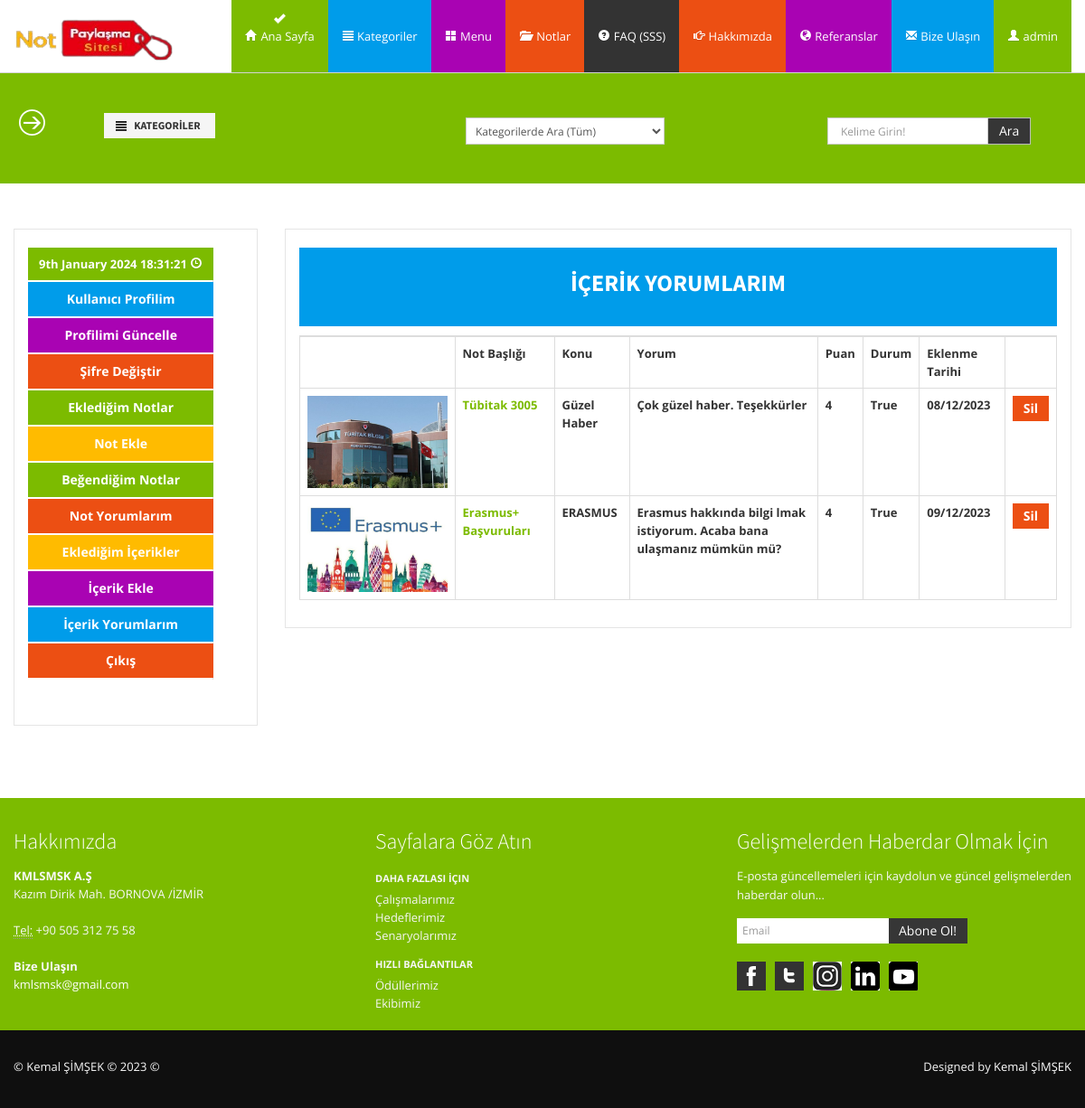
The page /content/comments/ (signed in) on the database its author committed.
### content/models.py (models this page shows, shortened)
class ContentComment(models.Model):
    STATUS=(
        ('New', 'Yeni'),
        ('True', 'Evet'),
        ('False', 'Hayır'),
    )
    content=models.ForeignKey(Content, on_delete=models.CASCADE)
    user=models.ForeignKey(User, on_delete=models.CASCADE)
    subject=models.CharField(max_length=60, blank=True)
    comment=models.TextField(max_length=250, blank=True)
    rate=models.IntegerField(blank=True)
    status=models.CharField(max_length=10, choices=STATUS, default='New')
    ip=models.CharField(blank=True, max_length=20)
    create_at=models.DateTimeField(auto_now_add=True)
    update_at=models.DateTimeField(auto_now=True)

class Content(models.Model):
    TYPE=(
        ('menu', 'menu'),
        ('haber', 'haber'),
        ('duyuru', 'duyuru'),
        ('etkinlik', 'etkinlik'),
    )
    STATUS=(
        ('True', 'Evet'),
        ('False', 'Hayır'),
    )
    user=models.ForeignKey(User, on_delete=models.SET_NULL, null=True)
    menu=models.OneToOneField(Menu, null=True, blank=True, on_delete=models.CASCADE)
    type=models.CharField(max_length=15,choices=TYPE)
    title=models.CharField(max_length=160)
    keywords=models.CharField(blank=True,max_length=255)
    description=models.CharField(blank=True, max_length=255)
    image=models.ImageField(blank=True, null=True, upload_to='images/')
    detail=RichTextUploadingField()
    slug=models.SlugField(null=False, unique=True)
    status=models.CharField(max_length=15, choices=STATUS)
    create_at=models.DateTimeField(auto_now_add=True)
    update_at=models.DateTimeField(auto_now=True)
    def image_tag(self):
        return mark_safe('<img src="{}" height="40"/>'.format(self.image.url))
    image_tag.short_description="Image"

### home/models.py (models this page shows, shortened)
class Settings(models.Model):
    STATUS=(
        ('True', 'Evet'),
        ('False', 'Hayir'),
    )
    title=models.CharField(max_length=200)
    keywords=models.CharField(max_length=255)
    description=models.CharField(max_length=255)
    company=models.CharField(max_length=100)
    address=models.CharField(blank=True,max_length=150)
    googleMap=models.CharField(blank=True, max_length=255)
    phone=models.CharField(blank=True, max_length=20)
    fax=models.CharField(blank=True,max_length=20)
    email=models.CharField(blank=True, max_length=60)
    smtpserver=models.CharField(blank=True,max_length=30)
    smtpemail=models.CharField(blank=True,max_length=30)
    smtppassword=models.CharField(blank=True,max_length=30)
    smtpport=models.CharField(blank=True,max_length=10)
    icon=models.ImageField(blank=True, upload_to='images/')
    facebook=models.CharField(blank=True,max_length=50)
    instagram=models.CharField(blank=True,max_length=50)
    twitter=models.CharField(blank=True,max_length=50)
    youtube=models.CharField(blank=True,max_length=70)
    linkedin=models.CharField(blank=True,max_length=90)
    aboutus=RichTextUploadingField(blank=True)
    contact=RichTextUploadingField(blank=True)
    references=RichTextUploadingField(blank=True)
    status=models.CharField(max_length=10, choices=STATUS)
    create_at=models.DateTimeField(auto_now_add=True)
    update_at=models.DateTimeField(auto_now=True)

### content/views.py (the view)
# urls.py: path('comments/', views.comments, name='comments'),
@login_required(login_url='/login')
def comments(request):
    settings=Settings.objects.get(pk=1)
    menu=Menu.objects.all()
    category=Category.objects.all()
    current_user=request.user
    comments=ContentComment.objects.filter(user_id=current_user.id)
    request.session['contentcomments_item']=ContentComment.objects.filter(user_id=current_user.id).count()
    context= {
        'category': category,
        'comments': comments,
        'settings': settings,
        'menu': menu,
        'current_user': current_user,
    }
    return render(request, 'user_contentcomments.html', context)

### user/templates/user_contentcomments.html (shortened to what this page needs)
{% extends "homebase.html" %}
{% load static %}
{% block content  %}
{% include "head.html" %}
{% include "header.html" %}
{% include "search.html" %}
<section id="maincontent">
    <div class="container">
      <div class="row">
        <div class="span3">
          <aside>
            <div class="widget">
              {% include "user_panel.html" %}
            </div>
          </aside>
        </div>
        <div class="span9">
          <aside>
            <div class="widget">
              <div class="well well-primary">
                <center><b> <h3>İÇERİK YORUMLARIM </b></h3></center>
              </div>
              <table class="table table-bordered">
                <tr>
                  <th> </th>
                  <th> Not Başlığı</th>
                  <th> Konu </th>
                  <th> Yorum </th>
                  <th> Puan </th>
                  <th> Durum </th>
                  <th> Eklenme Tarihi </th>
                  <th>  </th>
                </tr>
                {% for rs in comments %}
                <tr>
                  <th> <a href="/contents/{{rs.content.id}}/{{rs.content.slug}}">
                    <img src="{{rs.content.image.url}}"></a> </th>
                  <th> <a href="/contents/{{rs.content.id}}/{{rs.content.slug}}">
                    {{rs.content.title}} </a> </th>
                  <th>{{rs.subject}} </th>
                  <th> {{rs.comment}}</th>
                  <th> {{rs.rate}}</th>
                  <th> {{rs.status}} </th>
                  <th> {{rs.create_at  |date:"d/m/Y" }}</th>
                  <th>
                    <a href="/content/deletecomment/{{rs.id}}" onclick=" return confirm ('Silmek istediğinden emin misin?')" type="button" class="btn btn-danger"> Sil </button>
                    </th>
                </tr>
                {% endfor %}
              </table>
            </div>
          </aside>
        </div>
      </div>
    </div>
  </section>
  {% endblock content  %}

### home/templates/header.html (shortened to what this page needs)
{% load static %}
<header>
  <div class="navbar navbar-fixed-top">
    <div class="navbar-inner bg-info mx-auto">
      <div class="container">
        <a class="brand logo" href="/">
          <img src="{% static "assets/img/logo.png" %}" width="180"/>
        </a>
        <div>
          <nav>
            <ul class="nav topnav">
              <li class="dropdown bg-info success active">
                <a href="/"><i class="icon-home icon-white"></i> Ana Sayfa</a>
              </li>
              {% load mptt_tags %}
              <li class="dropdown primary">
                <a href="#"><i class="icon-align-justify icon-white"></i> Kategoriler</a>
              </li>
              <li class="dropdown info">
                <a href="#"><i class=" icon-th-large icon-white"></i> Menu</a>
              </li>
              <li class="dropdown danger">
                <a href="#"><i class="icon-folder-open icon-white"></i> Notlar</a>
              </li>
              <li class="dropdown inverse">
                <a href="#"><i class="icon-question-sign icon-white"></i> FAQ (SSS) </a>
              </li>
              <li class="dropdown danger">
                <a href="#"><i class=" icon-hand-right icon-white"></i> Hakkımızda</a>
              </li>
              <li class="dropdown info">
                <a href="#"><i class="icon-globe icon-white"></i> Referanslar</a>
              </li>
              <li class="dropdown primary">
                <a href="#"><i class="icon-envelope icon-white"></i> Bize Ulaşın</a>
              </li>
              <li class="dropdown success">
                {% if user.id is not None %}
                <a href="#"> <i class="icon-user icon-white"> </i>
                   {{user.username}} </a>
                {%endif%}
              </li>
            </ul>
          </nav>
        </div>
      </div>
    </div>
  </div>
</header>

### home/templates/footer.html (shortened to what this page needs)
{% load static %}
 <footer class="footer">
  <div class="container">
    <div class="row">
      <div class="span4">
        <div class="widget">
          <h4>Hakkımızda</h4>
          <address>
        <strong>{{settings.company}} </strong><br>
        {{settings.address}}<br>
        <br>
        <abbr title="Phone">Tel:</abbr> {{settings.phone}}
        </address>
          <address>
        <strong>Bize Ulaşın</strong><br>
        <a href="mailto:{{settings.email}}">{{settings.email}}</a>
        </address>
        </div>
      </div>
      <div class="span4">
        <div class="widget">
          <h4>Sayfalara Göz Atın</h4>
          <ul class="nav nav-list regular">
            <li class="nav-header">Daha Fazlası İçin</li>
            <li><a href="#">Çalışmalarımız</a></li>
            <li><a href="#">Hedeflerimiz</a></li>
            <li><a href="#">Senaryolarımız</a></li>
            <li class="nav-header">Hızlı Bağlantılar</li>
            <li><a href="#">Ödüllerimiz</a></li>
            <li><a href="#">Ekibimiz</a></li>
          </ul>
        </div>
      </div>
      <div class="span4">
        <div class="widget">
          <h4>Gelişmelerden Haberdar Olmak İçin</h4>
          <form class="form-horizontal" action="/curriculumVitae/addlistmail/" method="post">
            <fieldset>
              <p>
                E-posta güncellemeleri için kaydolun ve güncel gelişmelerden haberdar olun...
              </p>
              <div class="input-prepend input-append">
                <input class="span2" id="email" name="email" type="text" placeholder="Email">
                <button class="btn btn-inverse" type="submit">Abone Ol!</button>
              </div>
            </fieldset>
          </form>
          <ul class="social_small">
            <li class="facebook first"><a href="{{settings.facebook}}" title="Facebook">Facebook</a></li>
            <li class="twitt"><a href="{{settings.twitter}}" title="Twitter">Twitter</a></li>
            <li class="googleplus"><a href="{{settings.instagram}}" title="Instagram">Instagram</a></li>
            <li class="flickr"><a href="{{settings.linkedin}}" title="Linkedin">Linkedin</a></li>
            <li class="dribbble"><a href="{{settings.youtube}}" title="Youtube">Youtube</a></li>
          </ul>
        </div>
      </div>
    </div>
  </div>
  <div class="verybottom">
    <div class="container">
      <div class="row">
        <div class="span6">
          <p>&copy; Kemal ŞİMŞEK &copy; 2023 &copy; </p>
        </div>
        <div class="span6">
          <div class="pull-right">
            <div class="credits">
              Designed by <a href="https://www.linkedin.com/in/kmlsmsk/"> Kemal ŞİMŞEK</a>
            </div>
          </div>
        </div>
      </div>
    </div>
  </div>
</footer>

### home/static/assets/css/docs.css (style rules this page uses)
section { padding-top: 30px; }

### home/static/assets/css/style.css (style rules this page uses)
.row { margin-bottom:20px; }
.well-primary, .carousel-caption.primary { background: #009cea; color:#fff; }
header .navbar .brand.logo { padding: 0; margin-left:0; margin-top:20px; }
header nav { margin-right:-10px; }
.navbar ul.topnav { float:right; }
.navbar .nav > li > a { float: none; padding: 30px 15px 30px; color: #777777; text-decoration: none; text-shadow: none; }
.navbar .nav .active > a, .navbar .nav .active > a:hover, .navbar .nav .active > a:focus { background-image: url(../img/icons/add.png); background-position: center 15px; background-repeat: no-repeat; -webkit-transition: all 0.2s ease; -moz-transition: all 0.2s ease-in-out; -o-transition: all 0.2s ease-in-out; -ms-transition: all 0.2s ease-in-out; transition: all 0.2s ease-in-out; color:#fff; }
.navbar .nav .primary > a, .navbar .nav .primary > a:hover, .navbar .nav .primary > a:focus { background-color: #009cea; color:#fff; }
.navbar .nav .danger > a, .navbar .nav .danger > a:hover, .navbar .nav .danger > a:focus { background-color: #ec4f13; color:#fff; }
.navbar .nav .info > a, .navbar .nav .info > a:hover, .navbar .nav .info > a:focus { background-color: #a903b3; color:#fff; }
.navbar .nav .success > a, .navbar .nav .success > a:hover, .navbar .nav .success > a:focus { background-color: #7cbb00; color:#fff; }
.navbar .nav .inverse > a, .navbar .nav .inverse > a:hover, .navbar .nav .inverse > a:focus { background-color: #333; color:#fff; }
#maincontent { z-index:1000; margin:0 0 30px; }
aside { border:1px solid #e5e5e5; padding:20px 15px 0 15px; margin: 0 0 30px 0; -webkit-border-radius: 0; -moz-border-radius: 0; border-radius: 0; }
aside .widget { margin-bottom:30px; }
.social_small { margin: 0; }
.social_small li { display: inline; list-style: none; text-indent: -9999px; margin-left: 10px; float: left; -webkit-transition: all 0.3s ease-in-out; -moz-transition: all 0.3s ease-in-out; -o-transition: all 0.3s ease-in-out; -ms-transition: all 0.3s ease-in-out; transition: all 0.3s ease-in-out; }
.social_small li.first { margin-left:0; }
.social_small li a { background-repeat: no-repeat; background-position: 0 0; display: block; height: 32px; width: 32px; }
.facebook { background: url(../img/icons/social/fb.png) no-repeat; }
.googleplus { background: url(../img/icons/social/google.png) no-repeat; }
.dribbble { background: url(../img/icons/social/dribble.png) no-repeat; }
.flickr { background: url(../img/icons/social/flickr.png) no-repeat; }
.twitt { background: url(../img/icons/social/twitter.png) no-repeat; }
footer { padding-top:30px; color:#f8f8f8; }
footer h1, footer h2, footer h3, footer h4, footer h5, footer h6 { color:#fff; }
footer a, footer a:hover { color:#fff; }
footer .verybottom { padding-top:30px; background:#0f0f0f; }
footer .nav-list li, footer .nav-list li a, footer .nav-list li.nav-header { text-shadow:none; color:#f6f6f6; }
footer .nav-list li a { text-shadow:none; }
footer .nav-list.regular .nav-header { padding: 3px 0; }
footer .nav-list.regular > li > a { padding: 0; }
footer.footer .input-append button, footer.footer .input-append input { border:none; }

### home/static/assets/color/success.css (style rules this page uses)
a { color: #7cbb00; }
header .navbar .navbar-inner li.active { border-top: 5px solid #fff; background: #7cbb00; margin-top:-5px; }
footer.footer { background:#7cbb00; }

### rows shown on the page
ContentComment: content.image (picture), content "Tübitak 3005", subject "Güzel Haber", comment "Çok güzel haber. Teşekkürler", rate "4", status "True", create_at "08/12/2023"
ContentComment: content.image (picture), content "Erasmus+ Başvuruları", subject "ERASMUS", comment "Erasmus hakkında bilgi lmak istiyorum. Acaba bana ulaşmanız mümkün mü?", rate "4", status "True", create_at "09/12/2023"
Settings: company "KMLSMSK A.Ş", address "Kazım Dirik Mah. BORNOVA /İZMİR", phone "+90 505 312 75 58", email "kmlsmsk@gmail.com"

### other values the page prints
{{ user.username }} "admin"
